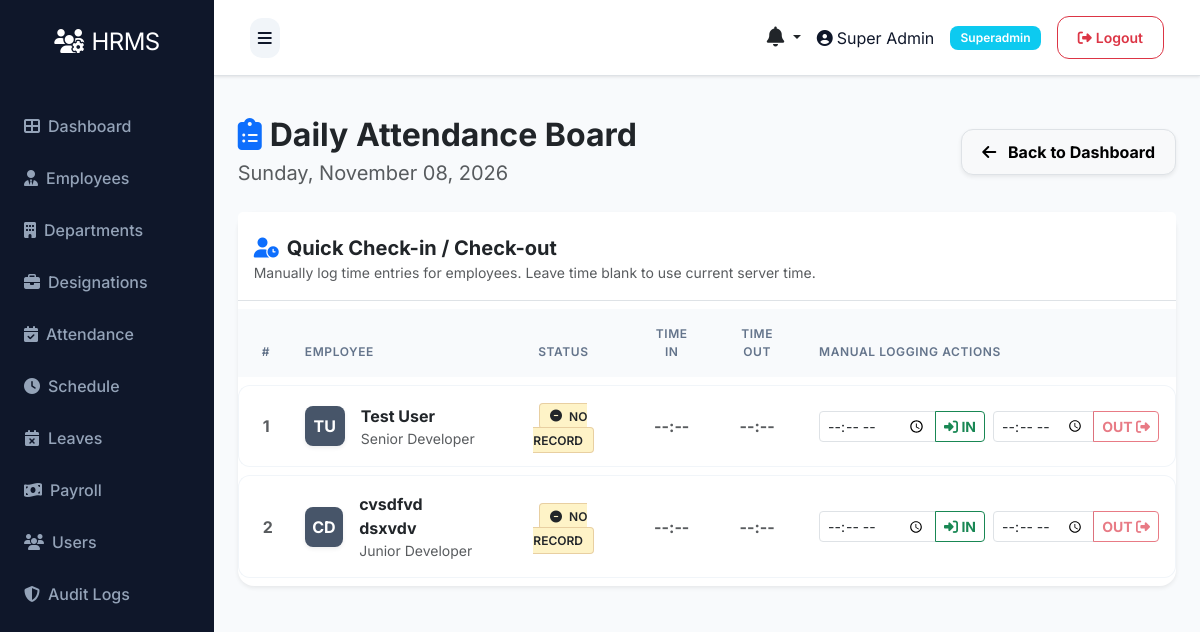
Page /attendance/board (signed in) on the earlier database version.
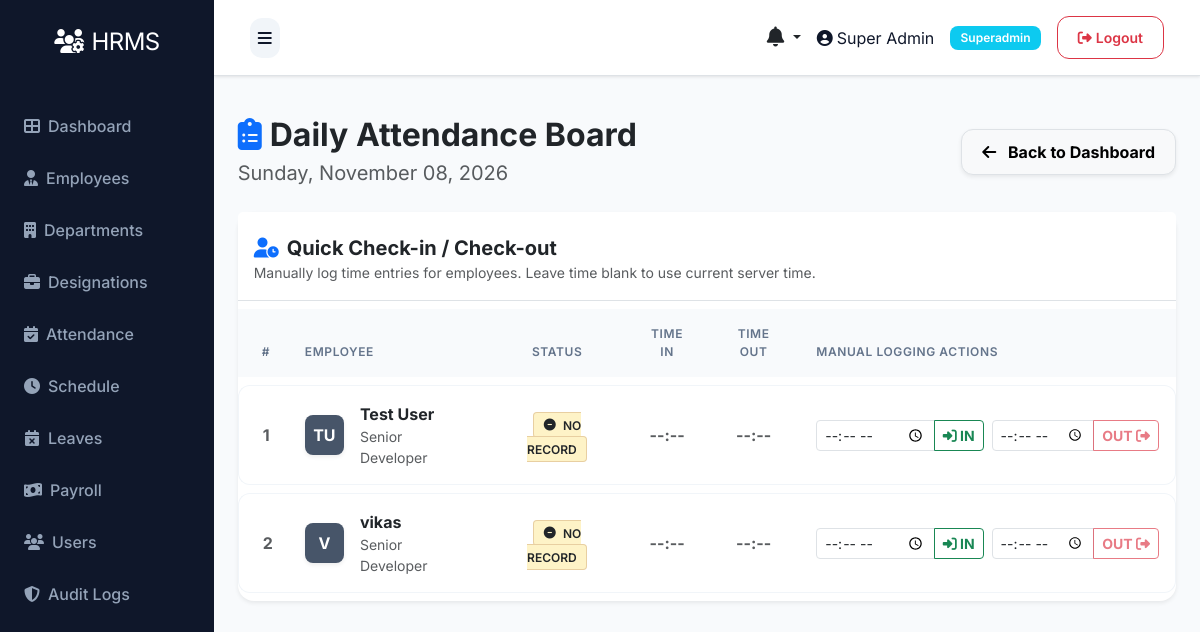
Same page on the later database version.
### models.py (models this page shows, shortened)
class Employee(db.Model):
    __tablename__ = 'employees'
    id = db.Column(db.Integer, primary_key=True)
    department_id = db.Column(db.Integer, db.ForeignKey('departments.id'))
    designation_id = db.Column(db.Integer, db.ForeignKey('designations.id'))
    schedule_id = db.Column(db.Integer, db.ForeignKey('schedules.id'))
    firstname = db.Column(db.String(100), nullable=False)
    lastname = db.Column(db.String(100), nullable=False)
    unique_id = db.Column(db.String(50), unique=True)
    email = db.Column(db.String(100), unique=True)
    phone = db.Column(db.String(20))
    address = db.Column(db.Text)
    dob = db.Column(db.Date)
    gender = db.Column(db.String(10))
    religion = db.Column(db.String(50))
    marital = db.Column(db.String(20))
    image = db.Column(db.String(255))  # Store image filename
    aadhar_file = db.Column(db.String(255))
    resume_file = db.Column(db.String(255))
    status = db.Column(db.String(20), default='active')
    created_at = db.Column(db.DateTime, default=datetime.utcnow)
    updated_at = db.Column(db.DateTime, default=datetime.utcnow, onupdate=datetime.utcnow)
    attendances = db.relationship('Attendance', backref='employee', lazy=True, cascade='all, delete-orphan')
    checks = db.relationship('Check', backref='employee', lazy=True, cascade='all, delete-orphan')
    salary = db.relationship('Salary', backref='employee', uselist=False, cascade='all, delete-orphan')
    leaves = db.relationship('Leave', backref='employee', lazy=True, cascade='all, delete-orphan')
    late_times = db.relationship('LateTime', backref='employee', lazy=True, cascade='all, delete-orphan')
    over_times = db.relationship('OverTime', backref='employee', lazy=True, cascade='all, delete-orphan')
    payrolls = db.relationship('Payroll', backref='employee', lazy=True, cascade='all, delete-orphan')
    documents = db.relationship('Document', backref='employee', lazy=True, cascade='all, delete-orphan')
    reviews = db.relationship('PerformanceReview', backref='employee', lazy=True, cascade='all, delete-orphan', foreign_keys='PerformanceReview.employee_id')

class Designation(db.Model):
    __tablename__ = 'designations'
    id = db.Column(db.Integer, primary_key=True)
    name = db.Column(db.String(100), nullable=False)
    description = db.Column(db.Text)
    created_at = db.Column(db.DateTime, default=datetime.utcnow)
    updated_at = db.Column(db.DateTime, default=datetime.utcnow, onupdate=datetime.utcnow)
    employees = db.relationship('Employee', backref='designation', lazy=True)

### routes/attendance.py (the view)
@bp.route('/board')
@login_required
def board():
    if not current_user.is_authenticated or current_user.role.name not in ['superadmin', 'hr']:
        flash('Access denied', 'danger')
        return redirect(url_for('auth.login'))
    current_date = datetime.now().date()
    employees = Employee.query.order_by(Employee.firstname).all()
    attendances = Attendance.query.filter_by(date=current_date).all()
    attendance_map = {a.employee_id: a for a in attendances}
    return render_template('admin/attendance/board.html', employees=employees, attendance_map=attendance_map, date=current_date)

### app.py (called while the page is built)
@app.context_processor
def inject_now():
    return {'datetime': datetime}

@login_manager.user_loader
def load_user(user_id):
    try:
        return db.session.get(User, int(user_id))
    except Exception as e:
        app.logger.error(f'Error loading user {user_id}: {str(e)}')
        return None

@app.context_processor
def inject_user():
    pending_leaves = 0
    unread_notifications_count = 0
    recent_notifications = []
    try:
        if current_user.is_authenticated:
            if getattr(current_user, 'role', None) and current_user.role.name in ['superadmin', 'hr']:
                from models import Leave
                pending_leaves = Leave.query.filter_by(status='pending').count()
            unread_notifications_count = Notification.query.filter_by(user_id=current_user.id, is_read=False).count()
            recent_notifications = Notification.query.filter_by(user_id=current_user.id).order_by(Notification.created_at.desc()).limit(5).all()
    except Exception:
        pass
    return dict(current_user=current_user, pending_leaves=pending_leaves, unread_notifications_count=unread_notifications_count, recent_notifications=recent_notifications)

### templates/admin/attendance/board.html (shortened to what the changed rows need)
{% extends "base.html" %}
{% block content %}
<div class="d-flex justify-content-between align-items-center mb-4">
    <div>
        <h2 class="fw-bold text-dark mb-1"><i class="fas fa-clipboard-list text-primary me-2"></i>Daily Attendance Board</h2>
    </div>
</div>
<div class="card shadow-sm border-0 mb-5">
    <div class="card-body p-0">
        <div class="table-responsive">
            <table class="table table-hover table-modern align-middle mb-0">
                <thead>
                    <tr>
                        <th class="ps-4" style="width: 50px;">#</th>
                        <th>Employee</th>
                        <th class="text-center">Status</th>
                        <th class="text-center">Time In</th>
                        <th class="text-center">Time Out</th>
                        <th style="min-width: 320px;">Manual Logging Actions</th>
                    </tr>
                </thead>
                <tbody class="border-top-0">
                {% for emp in employees %}
                    {% set a = attendance_map.get(emp.id) %}
                    <tr>
                        <td class="ps-4 fw-bold text-muted">{{ loop.index }}</td>
                        <td class="py-3">
                            <div class="d-flex align-items-center">
                                {% if emp.image %}
                                <img src="{{ url_for('static', filename='uploads/employees/' ~ emp.image) }}" class="emp-avatar me-3 shadow-sm" style="object-fit: cover;">
                                {% else %}
                                <div class="emp-avatar me-3 shadow-sm" style="background-color: #475569;">
                                    {{ emp.firstname[0]|upper if emp.firstname else 'E' }}{{ emp.lastname[0]|upper if emp.lastname else '' }}
                                </div>
                                {% endif %}
                                <div>
                                    <div class="fw-bold text-dark">{{ emp.firstname }} {{ emp.lastname }}</div>
                                    <div class="small text-muted">{{ emp.designation.name if emp.designation else 'Staff' }}</div>
                                </div>
                            </div>
                        </td>
                        <td class="text-center">
                            {% if a and (a.status == 'present' or a.status == 'late' or a.status == 'early_out') %}
                                <span class="status-badge badge-soft-success"><i class="fas fa-check-circle me-1"></i> Present</span>
                            {% elif a and a.status == 'absent' %}
                                <span class="status-badge badge-soft-danger"><i class="fas fa-times-circle me-1"></i> Absent</span>
                            {% elif a and a.status == 'leave' %}
                                <span class="status-badge badge-soft-info"><i class="fas fa-plane me-1"></i> On Leave</span>
                            {% else %}
                                <span class="status-badge badge-soft-warning text-dark"><i class="fas fa-minus-circle me-1"></i> No Record</span>
                            {% endif %}
                        </td>
                        <td class="text-center">
                            {% if a and a.time_in %}
                                <div class="time-badge">{{ a.time_in.strftime('%H:%M') }}</div>
                            {% else %}
                                <span class="text-muted fw-bold">--:--</span>
                            {% endif %}
                        </td>
                        <td class="text-center">
                            {% if a and a.time_out %}
                                <div class="time-badge">{{ a.time_out.strftime('%H:%M') }}</div>
                            {% else %}
                                <span class="text-muted fw-bold">--:--</span>
                            {% endif %}
                        </td>
                        <td style="min-width: 250px;">
                            <div class="row g-2">
                                <div class="col-12 col-xl-6">
                                    <form method="post" action="{{ url_for('attendance.check') }}">
                                        <div class="input-group input-group-sm">
                                            <input type="time" name="time" class="form-control" title="Specific check-in time">
                                            <button class="btn btn-outline-success fw-bold" type="submit"><i class="fas fa-sign-in-alt"></i> IN</button>
                                        </div>
                                    </form>
                                </div>
                                <div class="col-12 col-xl-6">
                                    <form method="post" action="{{ url_for('attendance.check') }}">
                                        <div class="input-group input-group-sm">
                                            <input type="time" name="time" class="form-control" title="Specific check-out time">
                                            <button class="btn btn-outline-danger fw-bold" type="submit" {% if not a or not a.time_in %}disabled{% endif %}>OUT <i class="fas fa-sign-out-alt"></i></button>
                                        </div>
                                    </form>
                                </div>
                            </div>
                        </td>
                    </tr>
                {% endfor %}
                </tbody>
            </table>
        </div>
    </div>
</div>
{% endblock %}

Differences in the rows shown:
changed Employee: firstname "C" → "V"; firstname "cvsdfvd" → "vikas"; designation "Junior Developer" → "Senior Developer"; lastname "D" → (not shown); lastname "dsxvdv" → (not shown)
